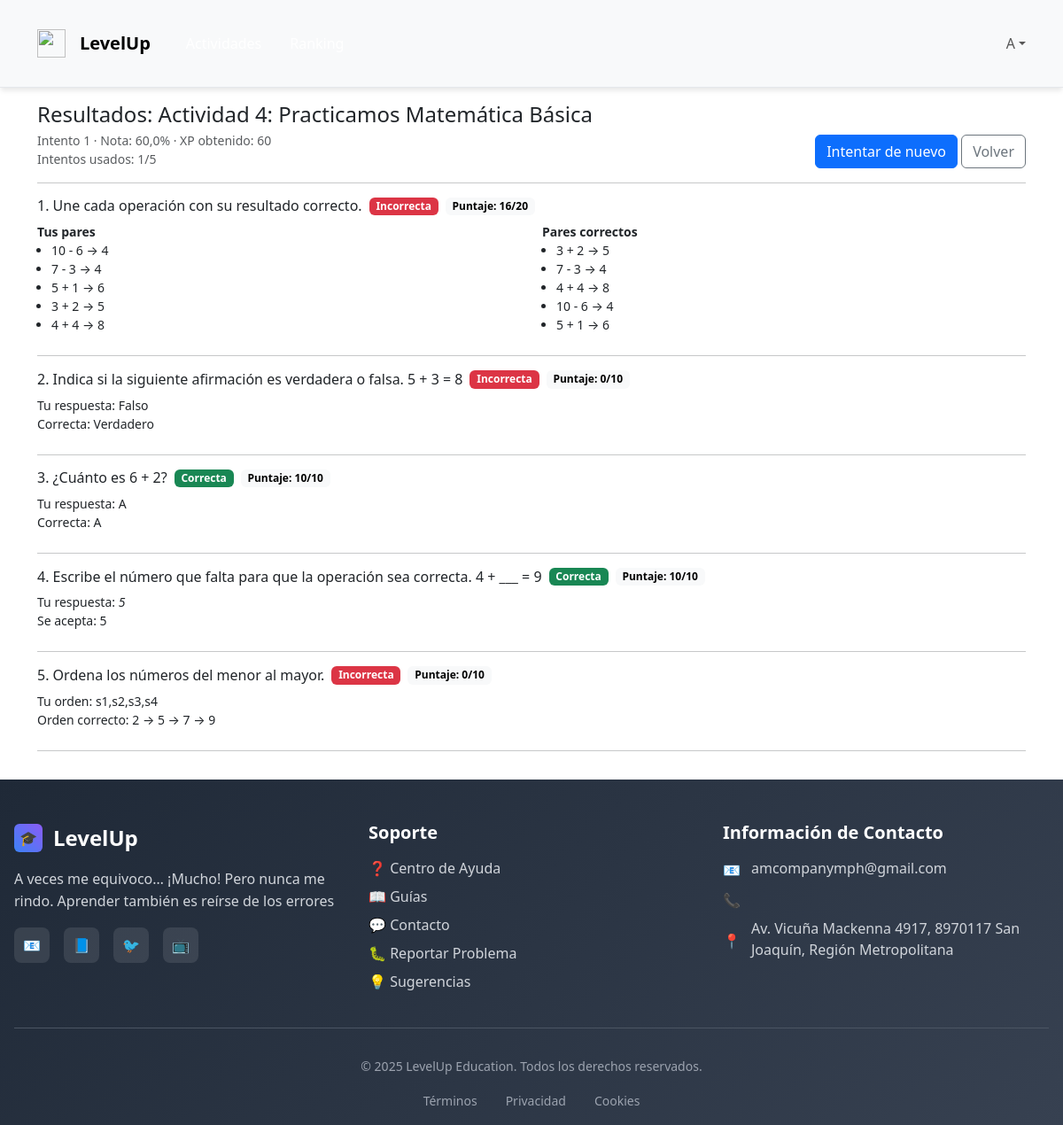
The page /actividades/estudiante/4/resultado/ (signed in) on the database as committed earlier.
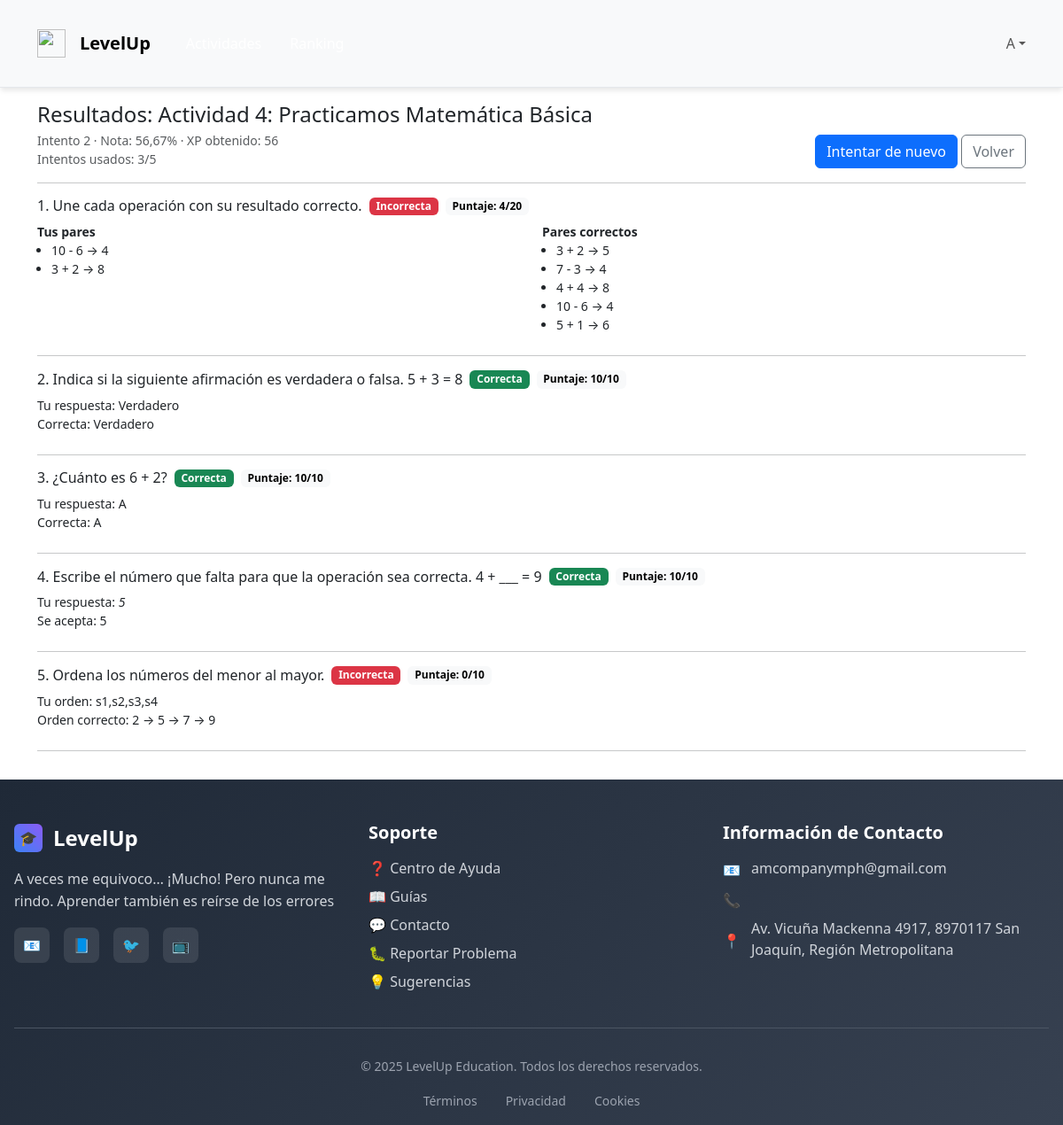
The same page on the database as committed later.
### LevelUp/models.py (models this page shows, shortened)
class Submission(models.Model):
    actividad = models.ForeignKey(Actividad, on_delete=models.CASCADE, related_name="submissions")
    estudiante = models.ForeignKey(Estudiante, on_delete=models.CASCADE, related_name="submissions")
    intento = models.PositiveIntegerField(default=1)
    iniciado_en = models.DateTimeField(auto_now_add=True)
    enviado_en = models.DateTimeField(null=True, blank=True)
    finalizado = models.BooleanField(default=False)
    xp_obtenido = models.PositiveIntegerField(default=0)
    calificacion = models.FloatField(null=True, blank=True)
    class Meta:
        unique_together = ("actividad", "estudiante", "intento")
        ordering = ["-intento", "-id"]

class ItemActividad(models.Model):
    class ItemType(models.TextChoices):
        MCQ = "mcq", "Opción múltiple"
        TRUE_FALSE = "tf", "Verdadero/Falso"
        FILL_BLANK = "fib", "Completar espacios"
        SORT = "sort", "Ordenar"
        MATCH = "match", "Emparejar"
        TEXT = "text", "Respuesta de texto"
        IMAGE = "image", "Pregunta con imagen"
        INTERACTIVE = "interactive", "Interactiva (embed/url)"
        GAME = "game", "Juego (embed)"
    actividad = models.ForeignKey(Actividad, on_delete=models.CASCADE, related_name="items")
    tipo = models.CharField(max_length=20, choices=ItemType.choices)
    enunciado = models.TextField()
    imagen = models.ImageField(upload_to="actividades/items", null=True, blank=True)
    datos = JSONField(default=dict, blank=True)
    puntaje = models.PositiveIntegerField(
        default=10, validators=[MinValueValidator(1), MaxValueValidator(1000)]
    )
    orden = models.PositiveIntegerField(default=0)
    class Meta:
        ordering = ["orden", "id"]

### LevelUp/views.py (the view, shortened to what this page needs)
# urls.py: path("actividades/estudiante/<int:pk>/resultado/", views.actividad_resultados, name="resolver_resultado"),
@login_required
def actividad_resultados(request, pk):
    if not es_estudiante(request.user):
        raise Http404
    estudiante = get_object_or_404(Estudiante, usuario=request.user)
    act = get_object_or_404(Actividad, pk=pk)
    intento_qs = Submission.objects.filter(
        actividad=act, estudiante=estudiante, finalizado=True
    ).order_by("-intento", "-id")
    intento_param = request.GET.get("intento")
    if intento_param and str(intento_param).isdigit():
        sub = intento_qs.filter(intento=int(intento_param)).first() or intento_qs.first()
    else:
        sub = intento_qs.first()
    items_data = []
    for item in act.items.all():
        tipo = (item.tipo or "").lower()
        ans = Answer.objects.filter(submission=sub, item=item).first()
        respuesta = ans.respuesta if ans else {}
        correcto = bool(ans.es_correcta) if ans else False
        detalle = {
            "tipo": tipo,
            "correcto": correcto,
            "puntaje": item.puntaje,
            "obtenido": ans.puntaje_obtenido if ans else 0,
        }
        if tipo == "mcq":
            opciones = list((item.datos or {}).get("opciones", []))
            correctas = list((item.datos or {}).get("correctas", []))  # índices 0-based
            multiple = bool((item.datos or {}).get("multiple", False))
            if multiple:
                marcadas = list(respuesta.get("marcadas") or [])
            else:
                marcadas = [respuesta.get("marcada")] if respuesta.get("marcada") is not None else []
            detalle.update({
                "opciones": opciones,
                "correctas": correctas,
                "marcadas": marcadas,
                "multiple": multiple,
                "correctas_letras": ", ".join(_letra(i) for i in correctas),
                "marcadas_letras": ", ".join(_letra(i) for i in marcadas if i is not None),
            })
        elif tipo == "tf":
            esperado = bool((item.datos or {}).get("respuesta"))
            valor = bool(respuesta.get("valor"))
            detalle.update({"esperado": esperado, "valor": valor})
        elif tipo == "fib":
            aceptadas = list((item.datos or {}).get("respuestas", []))
            texto = (respuesta.get("texto") or "")
            detalle.update({"aceptadas": aceptadas, "texto": texto})
        elif tipo == "sort":
            orden_ok = list((item.datos or {}).get("orden_correcto", []))
            items_map = {x["id"]: x.get("texto") for x in (item.datos or {}).get("items", [])}
            orden_alum = (respuesta.get("orden") or [])
            detalle.update({
                "orden_correcto": [items_map.get(i, i) for i in orden_ok],
                "orden_alumno": [items_map.get(i, i) for i in orden_alum],
            })
        elif tipo == "match":
            pares = (item.datos or {}).get("pares", [])
            esperado_ids = [(p["left"]["id"], p["right"]["id"]) for p in pares]
            left_map = {p["left"]["id"]: p["left"]["texto"] for p in pares}
            right_map = {p["right"]["id"]: p["right"]["texto"] for p in pares}
            alumno_ids = [(p.get("left"), p.get("right")) for p in (respuesta.get("pares") or [])]
            detalle.update({
                "pares_esperados": [(left_map.get(l, l), right_map.get(r, r)) for (l, r) in esperado_ids],
                "pares_alumno": [(left_map.get(l, l), right_map.get(r, r)) for (l, r) in alumno_ids],
            })
        elif tipo == "text":
            detalle.update({
                "texto": (respuesta.get("texto") or ""),
                "palabras_clave": (item.datos or {}).get("palabras_clave", []),
                "long_min": (item.datos or {}).get("long_min", 0),
            })
        elif tipo in ("interactive", "game"):
            detalle.update({"completado": bool(respuesta.get("completado", True))})
        else:
            detalle.update({"respuesta": respuesta})
        items_data.append({"item": item, "detalle": detalle})
    intentos_usados = Submission.objects.filter(actividad=act, estudiante=estudiante).count()
    intentos_max = act.intentos_max
    now = timezone.now()
    puede_reintentar = (
        act.es_publicada
        and (not act.fecha_cierre or now <= act.fecha_cierre)
        and intentos_usados < intentos_max
    )
    return render(request, "LevelUp/actividades/estudiante_resultados.html", {
        "actividad": act,
        "sub": sub,
        "items_data": items_data,
        "intentos_usados": intentos_usados,
        "intentos_max": intentos_max,
        "puede_reintentar": puede_reintentar,
    })

### LevelUp/views.py (called while the page is built)
def es_estudiante(user) -> bool:
    return getattr(user, "rol", None) == Usuario.Rol.ESTUDIANTE

def _letra(i):
    try:
        i = int(i)
    except Exception:
        return "?"
    return chr(65 + i)

### LevelUp/templates/LevelUp/actividades/estudiante_resultados.html (shortened to what the changed rows need)
{% extends "LevelUp/base.html" %}
{% block content %}
<div class="container py-3">
    <div class="d-flex justify-content-between align-items-end">
        <div>
            <h1 class="h4 mb-1">Resultados: {{ actividad.titulo }}</h1>
            <div class="small text-muted">
                Intento {{ sub.intento }} · Nota: {{ sub.calificacion }}% · XP obtenido: {{ sub.xp_obtenido }}
            </div>
            <div class="small text-muted">
                Intentos usados: {{ intentos_usados }}/{{ intentos_max }}
            </div>
        </div>
        <div class="text-end">
        </div>
    </div>
    <hr>
    {% for row in items_data %}
    {% with item=row.item d=row.detalle %}
    <div class="mb-4">
        <h2 class="h6 d-flex align-items-center gap-2">
            {{ forloop.counter }}. {{ item.enunciado }}
            {% if d.correcto %}
            <span class="badge text-bg-success">Correcta</span>
            {% else %}
            <span class="badge text-bg-danger">Incorrecta</span>
            {% endif %}
            <span class="badge text-bg-light">Puntaje: {{ d.obtenido }}/{{ d.puntaje }}</span>
        </h2>
        {% if d.tipo == 'mcq' %}
        {% if d.multiple %}
        <div class="small">Tus respuestas: {{ d.marcadas_letras|default:'—' }}</div>
        <div class="small">Correctas: {{ d.correctas_letras }}</div>
        <ul class="mt-2">
            {% for op in d.opciones %}
            {% with idx=forloop.counter0 letra=idx|add:""|slice:":0" %}
            <li>
                {{ forloop.counter|add:-1|add:65|stringformat:"c" }}. {{ op }}
            </li>
            {% endwith %}
            {% endfor %}
        </ul>
        {% else %}
        <div class="small">Tu respuesta: {{ d.marcadas_letras|default:'—' }}</div>
        <div class="small">Correcta: {{ d.correctas_letras }}</div>
        {% endif %}
        {% elif d.tipo == 'tf' %}
        <div class="small">Tu respuesta: {{ d.valor|yesno:"Verdadero,Falso" }}</div>
        <div class="small">Correcta: {{ d.esperado|yesno:"Verdadero,Falso" }}</div>
        {% elif d.tipo == 'fib' %}
        <div class="small">Tu respuesta: <em>{{ d.texto|default:"—" }}</em></div>
        <div class="small">Se acepta: {{ d.aceptadas|join:", " }}</div>
        {% elif d.tipo == 'sort' %}
        <div class="small">Tu orden: {{ d.orden_alumno|join:" → " }}</div>
        <div class="small">Orden correcto: {{ d.orden_correcto|join:" → " }}</div>
        {% elif d.tipo == 'match' %}
        <div class="row">
            <div class="col-md-6">
                <div class="fw-bold small">Tus pares</div>
                <ul class="small m-0 ps-3">
                    {% for l,r in d.pares_alumno %}
                    <li>{{ l }} → {{ r }}</li>
                    {% empty %}
                    <li>—</li>
                    {% endfor %}
                </ul>
            </div>
            <div class="col-md-6">
                <div class="fw-bold small">Pares correctos</div>
                <ul class="small m-0 ps-3">
                    {% for l,r in d.pares_esperados %}
                    <li>{{ l }} → {{ r }}</li>
                    {% endfor %}
                </ul>
            </div>
        </div>
        {% elif d.tipo == 'text' %}
        <div class="small">Tu respuesta:</div>
        <div class="border rounded p-2 mb-2">{{ d.texto|linebreaksbr }}</div>
        {% if d.palabras_clave and d.palabras_clave|length > 0 %}
        <div class="small text-muted">Sugerencia: palabras clave esperadas: {{ d.palabras_clave|join:", " }}</div>
        {% endif %}
        {% elif d.tipo == 'interactive' or d.tipo == 'game' %}
        <div class="small">Completado: {{ d.completado|yesno:"Sí,No" }}</div>
        {% else %}
        <pre class="small bg-light p-2">{{ d.respuesta|default:"" }}</pre>
        {% endif %}
    </div>
    <hr>
    {% endwith %}
    {% endfor %}
</div>
{% endblock %}

Rows that differ between the two databases and show on the page:
no longer on this page (row unchanged): Submission: intento "1", calificacion "60,0", xp_obtenido "60"
added Submission: intento "2", calificacion "56,67", xp_obtenido "56"
computed for ItemActividad "Une cada operación con su resultado correcto.": detalle.obtenido "16" → "4"
computed for ItemActividad "Indica si la siguiente afirmación es verdadera o falsa. 5 + 3 = 8": detalle.obtenido "0" → "10"; detalle.valor "Falso" → "Verdadero"; text "Incorrecta" → "Correcta"
Other text that changed with them:
{{ intentos_usados }}: "1" → "3"
new list line: "3 + 2 → 8"
list line gone: "7 - 3 → 4"
list line gone: "5 + 1 → 6"
list line gone: "3 + 2 → 5"
list line gone: "4 + 4 → 8"
